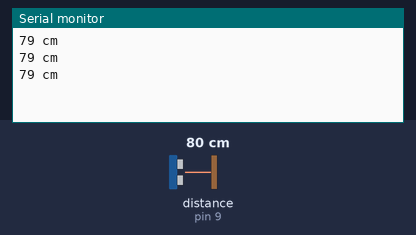
This sketch was run on a simulated Arduino Uno, built with avr-gcc and run on an emulated ATmega328P. Shown: the last lines printed to the serial monitor. Wiring (inferred from the names in the program): ultrasonic range finder: trigger pin 10; echo pin 9. The inputs (shaded band) are chosen by the test bench; at power-on: distance to the obstacle (sensor on pin 9) 80 cm. The echo pulse lasts 58.3 µs per cm.

Above: at 1.3 s.
1.4 s: distance to the obstacle (sensor on pin 9) set to 2 cm
At 1.9 s:
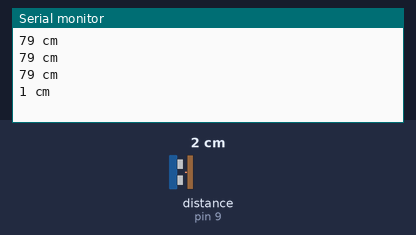
2.9 s: distance to the obstacle (sensor on pin 9) set to 4 cm
At 3.4 s:
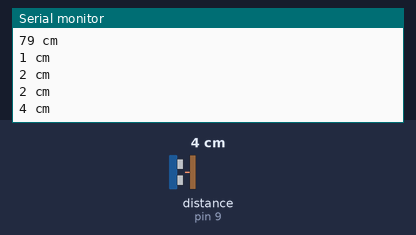
Timing chart, 0 to 5.9 s (numbered marks = the images above; inputs shaded):
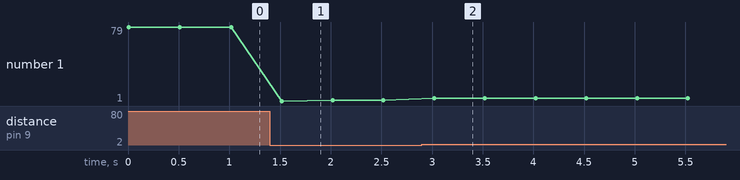

The sketch:

ultrasonic.ino
```cpp
#define echoPin 9 // defino o pino 9 digital do arduino como o echo
#define trigPin 10 // defino o pino 10 digital do arduino como trigger

void setup() {

  Serial.begin (9600);
  pinMode(trigPin, OUTPUT); //defino o pino do trigger como saida
  pinMode(echoPin, INPUT); // defino o pino do echo como entrada

}

void loop() {
  long duracao, distancia;
  digitalWrite(trigPin, LOW);
  delayMicroseconds(2);
  digitalWrite(trigPin, HIGH);
  delayMicroseconds(10);
  digitalWrite(trigPin, LOW);
  duracao = pulseIn(echoPin, HIGH); // pega a duração do echo
  distancia = (duracao / 2) / 29.1; // calcula a distancia baseado no tempo que o echo levou pra ir e voltar (em cm)


  Serial.print(distancia); // mostra a distancia em "cm"
  Serial.println(" cm"); // coloca um CM no final da distancia (só como identificador)

  delay(500); // delay para ele executar tudo de novo
}
```

Measured:
- after the input at 1.4 s, the serial monitor: prints a new line after 0.12 s (image 1)
- after the input at 2.9 s, the serial monitor: prints a new line after 0.12 s (image 2)
- plotted number 1: 79 → 2 after the input at 1.4 s, 2 → 4 after the input at 2.9 s
